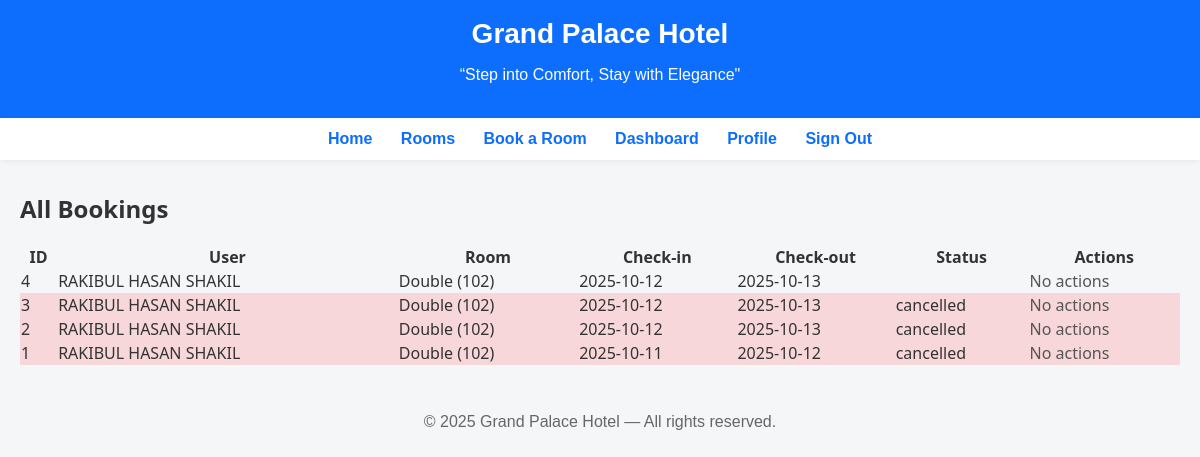
Page /Hotel_Management_System/manage/manage_bookings.php (signed in) on the committed database.
### tables this page shows
CREATE TABLE `bookings` (
  `id` int(11) NOT NULL,
  `user_id` int(11) NOT NULL,
  `room_id` int(11) NOT NULL,
  `checkin` date NOT NULL,
  `checkout` date NOT NULL,
  `total_amount` decimal(10,2) DEFAULT 0.00,
  `status` enum('pending','confirmed','checked_in','checked_out','cancelled') DEFAULT 'pending',
  `created_at` timestamp NOT NULL DEFAULT current_timestamp(),
  `num_guests` int(11) NOT NULL DEFAULT 1
);

CREATE TABLE `users` (
  `id` int(11) NOT NULL,
  `fullname` varchar(255) NOT NULL,
  `email` varchar(255) NOT NULL,
  `phone` varchar(50) DEFAULT NULL,
  `nid_passport` varchar(100) DEFAULT NULL,
  `password` varchar(255) NOT NULL,
  `usertype` enum('admin','receptionist','guest') NOT NULL DEFAULT 'guest',
  `status` enum('active','pending','blocked') NOT NULL DEFAULT 'active',
  `created_at` timestamp NOT NULL DEFAULT current_timestamp()
);

CREATE TABLE `rooms` (
  `id` int(11) NOT NULL,
  `room_no` varchar(50) NOT NULL,
  `type` varchar(100) NOT NULL,
  `description` text DEFAULT NULL,
  `price` decimal(10,2) NOT NULL DEFAULT 0.00,
  `image` varchar(255) DEFAULT NULL,
  `status` enum('available','occupied','maintenance','reserved') DEFAULT 'available',
  `created_at` timestamp NOT NULL DEFAULT current_timestamp()
);

### Hotel_Management_System/manage/manage_bookings.php (the view, shortened to what this page needs)
<?php
require_once "../includes/db.php";
include("../includes/header.php");
include("../includes/navbar.php");
?>
<link rel="stylesheet" href="/hotel_management_system/css/manage_bookings.css">
<div class="container">
<h2>All Bookings</h2>
<table style="width:100%; border-collapse:collapse;">
<thead>
<tr>
<th>ID</th>
<th>User</th>
<th>Room</th>
<th>Check-in</th>
<th>Check-out</th>
<th>Status</th>
<th>Actions</th>
</tr>
</thead>
<tbody>
<?php
$q = "SELECT b.id,b.checkin,b.checkout,b.status,u.fullname,r.room_no,r.type
      FROM bookings b
      JOIN users u ON b.user_id=u.id
      JOIN rooms r ON b.room_id=r.id
      ORDER BY b.created_at DESC";
$res = $conn->query($q);
while($row = $res->fetch_assoc()):
    $row_color = '';
    switch($row['status']){
        case 'cancelled': $row_color = '#f8d7da'; break;
    }
?>
<tr style="background-color: <?= $row_color ?>;">
<td><?= $row['id'] ?></td>
<td><?= htmlspecialchars($row['fullname']) ?></td>
<td><?= htmlspecialchars($row['type']." (".$row['room_no'].")") ?></td>
<td><?= $row['checkin'] ?></td>
<td><?= $row['checkout'] ?></td>
<td><?= $row['status'] ?></td>
<td>
    <form method="post" style="display:inline-block;">
        <?php if($row['status'] === 'pending'): ?>
            <button type="submit" name="action" value="checkin">Check-in</button>
            <button type="submit" name="action" value="cancel">Cancel</button>
        <?php elseif($row['status'] === 'checked-in'): ?>
            <button type="submit" name="action" value="checkout">Check-out</button>
        <?php else: ?>
            <span style="color:#555;">No actions</span>
        <?php endif; ?>
    </form>
</td>
</tr>
<?php endwhile; ?>
</tbody>
</table>
</div>
<?php include("../includes/footer.php"); ?>

### Hotel_Management_System/css/homepage.css (style rules this page uses)
body { font-family: Arial, sans-serif; margin:0; padding:0; background:#f4f6f8; color:#333; }
.container { max-width:1100px; margin:24px auto; padding:0 16px; }

### Web Dev/Hotel_Management_System/css/manage_bookings.css (style rules this page uses)
.container { max-width:1200px; margin:32px auto; padding:0 20px; font-family: 'Segoe UI', sans-serif; }

### rows in the picture
bookings: id "4", user.fullname "RAKIBUL HASAN SHAKIL", room.room_no "Double (102)", checkin "2025-10-12", checkout "2025-10-13", status "No actions"
bookings: id "3", user.fullname "RAKIBUL HASAN SHAKIL", room.room_no "Double (102)", checkin "2025-10-12", checkout "2025-10-13", status "cancelled", shows "No actions"
bookings: id "2", user.fullname "RAKIBUL HASAN SHAKIL", room.room_no "Double (102)", checkin "2025-10-12", checkout "2025-10-13", status "cancelled", shows "No actions"
bookings: id "1", user.fullname "RAKIBUL HASAN SHAKIL", room.room_no "Double (102)", checkin "2025-10-11", checkout "2025-10-12", status "cancelled", shows "No actions"
